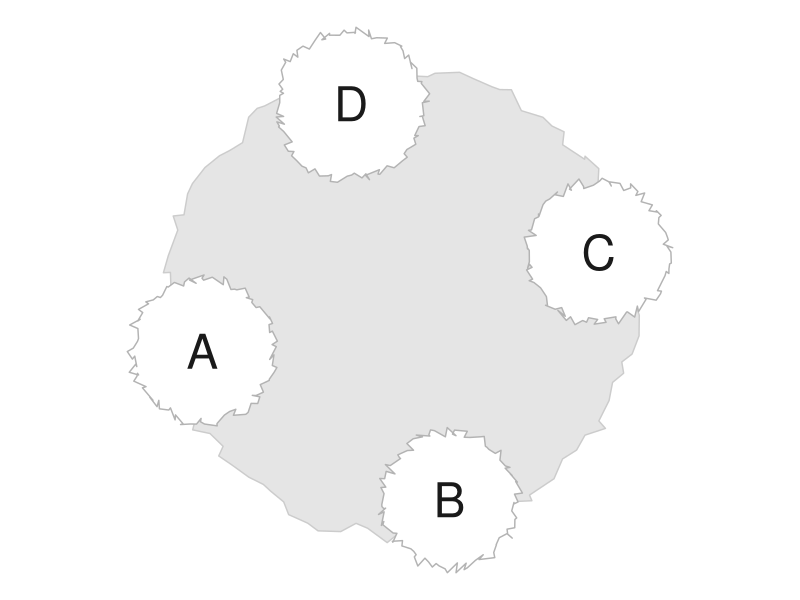

Recreate this plot in R.
library(tidyverse)
library(RColorBrewer)
library(viridis)
library(here)

###CIRCLE GENERATION###
#Helper functions
generate_circle <- function(radius) {
  num_points <- 100  # Number of points along the circle
  angles <- seq(0, 2 * pi, length.out = num_points)
  
  circle <- data.frame(
    x = radius * cos(angles),
    y = radius * sin(angles)
  )
  
  return(circle)
}

add_deviation_to_circle <- function(circle, deviation_factor = 0.05) {
  deviation_x <- runif(nrow(circle), -deviation_factor, deviation_factor)
  deviation_y <- runif(nrow(circle), -deviation_factor, deviation_factor)
  circle$x <- circle$x + deviation_x
  circle$y <- circle$y + deviation_y
  return(circle)
}

adjust_perimeter <- function(circle, target_perimeter) {
  perimeter <- sum(sqrt(diff(circle$x)^2 + diff(circle$y)^2))
  scale_factor <- target_perimeter / perimeter
  circle$x <- circle$x * scale_factor
  circle$y <- circle$y * scale_factor
  return(circle)
}

#Call this function to generate circle!
base_circle <- function(radius, target_perimeter, deviation_factor) {
  circle <- generate_circle(radius)
  circle <- add_deviation_to_circle(circle, deviation_factor)
  circle <- adjust_perimeter(circle, target_perimeter)
  return(circle)
}

#Polygon rotation helper function
rot <- function(df, angle_deg) {
  angle_rad <- angle_deg * (pi / 180)
  
  df_rotated <- df |>
    mutate(
      x_rot = x * cos(angle_rad) - y * sin(angle_rad),
      y_rot = x * sin(angle_rad) + y * cos(angle_rad),
      x = x_rot, 
      y = y_rot
    )
  
  return(df_rotated)
}

###MAP CREATION###
create_map = function(starting_angle) {
  #Declare polygon objects
  obj1 <- base_circle(.7, 3.4, .055)
  obj2 <- base_circle(.7, 3.4, .055)
  obj3 <- base_circle(.7, 3.4, .055)
  obj4 <- base_circle(.7, 3.4, .055)
  
  #Establish map-wise rotation
  first_obj_rad = starting_angle * pi/180
  second_obj_rad = first_obj_rad + pi/2 
  third_obj_rad = first_obj_rad + pi
  fourth_obj_rad = first_obj_rad + 3*pi/2
  
  #Choose angle of internal rotation
  rot_angle <- sample(0:360, size=1)
  rot_rad = rot_angle * pi/180
  
  #Calculate end-goal center coordinates of each polygon
  cntr1_x = cos(first_obj_rad)
  cntr1_y = sin(first_obj_rad)
  cntr2_x = cos(second_obj_rad)
  cntr2_y = sin(second_obj_rad)
  cntr3_x = cos(third_obj_rad)
  cntr3_y = sin(third_obj_rad)
  cntr4_x = cos(fourth_obj_rad)
  cntr4_y = sin(fourth_obj_rad)
  
  #Translating polygons to formerly-calculated center coordinates
  coords1 <- obj1 |>
    mutate(x = x + cntr1_x,
           y = y + cntr1_y)
  coords2 <- obj2 |>
    mutate(x = x + cntr2_x,
           y = y + cntr2_y)
  coords3 <- obj3 |>
    mutate(x = x + cntr3_x,
           y = y + cntr3_y)
  coords4 <- obj4 |>
    mutate(x = x + cntr4_x,
           y = y + cntr4_y)
  
  #Rotate polygons by same random amount because of odd rot() functionality
  coords1 <- rot(coords1, rot_angle)
  coords2 <- rot(coords2, rot_angle)
  coords3 <- rot(coords3, rot_angle)
  coords4 <- rot(coords4, rot_angle)
  
  #Create label overlay with polygon center coordinates
  #Adding rotation from rot() function to label coordinates
  cntr1_x_rot <- cntr1_x * cos(rot_rad) - cntr1_y * sin(rot_rad)
  cntr1_y_rot <- cntr1_x * sin(rot_rad) + cntr1_y * cos(rot_rad)
  cntr2_x_rot <- cntr2_x * cos(rot_rad) - cntr2_y * sin(rot_rad)
  cntr2_y_rot <- cntr2_x * sin(rot_rad) + cntr2_y * cos(rot_rad)
  cntr3_x_rot <- cntr3_x * cos(rot_rad) - cntr3_y * sin(rot_rad)
  cntr3_y_rot <- cntr3_x * sin(rot_rad) + cntr3_y * cos(rot_rad)
  cntr4_x_rot <- cntr4_x * cos(rot_rad) - cntr4_y * sin(rot_rad)
  cntr4_y_rot <- cntr4_x * sin(rot_rad) + cntr4_y * cos(rot_rad)
  
  labels <- data.frame(
    text = c("A", "B", "C", "D"),
    x = c(cntr1_x_rot, cntr2_x_rot, cntr3_x_rot, cntr4_x_rot),
    y = c(cntr1_y_rot, cntr2_y_rot, cntr3_y_rot, cntr4_y_rot))
  
  #Circle qualities pre-selected based on visual salience
  circle <- base_circle(1.6, 8, .055) 
  
  #Plot, store to object
  map <- ggplot() +
    geom_polygon(circle, mapping = aes(x = x, y = y), fill = "grey90", color = "grey80") +
    geom_polygon(data = coords1, aes(x = x, y = y), fill = "white", color  = "grey70") +
    geom_polygon(data = coords2, aes(x = x, y = y), fill = "white", color = "grey70") +
    geom_polygon(data = coords3, aes(x = x, y = y), fill = "white", color = "grey70") +
    geom_polygon(data = coords4, aes(x = x, y = y), fill = "white", color = "grey70") +
    geom_text(data = labels, aes(x = x, y = y, label = text), color = "grey10", size = 12) +
    labs(fill = "Damage") +
    coord_fixed() 
  
  #Add void theme to eliminate grid lines, axes, etc. 
  map <- map + 
    theme_void() +  
    theme(plot.background = element_rect(fill = "white", color = NA),
          legend.key.size = unit(.9, 'cm'), 
          legend.text = element_text(size = 12), 
          legend.title = element_text(size = 20))
  return(map)
}

blank_base <- create_map(0)

path <- here("map_plots", "blank_base", "blank_example_basemap.png") 
ggsave(path, plot = map, width = 10, height = 8, dpi = 300)
